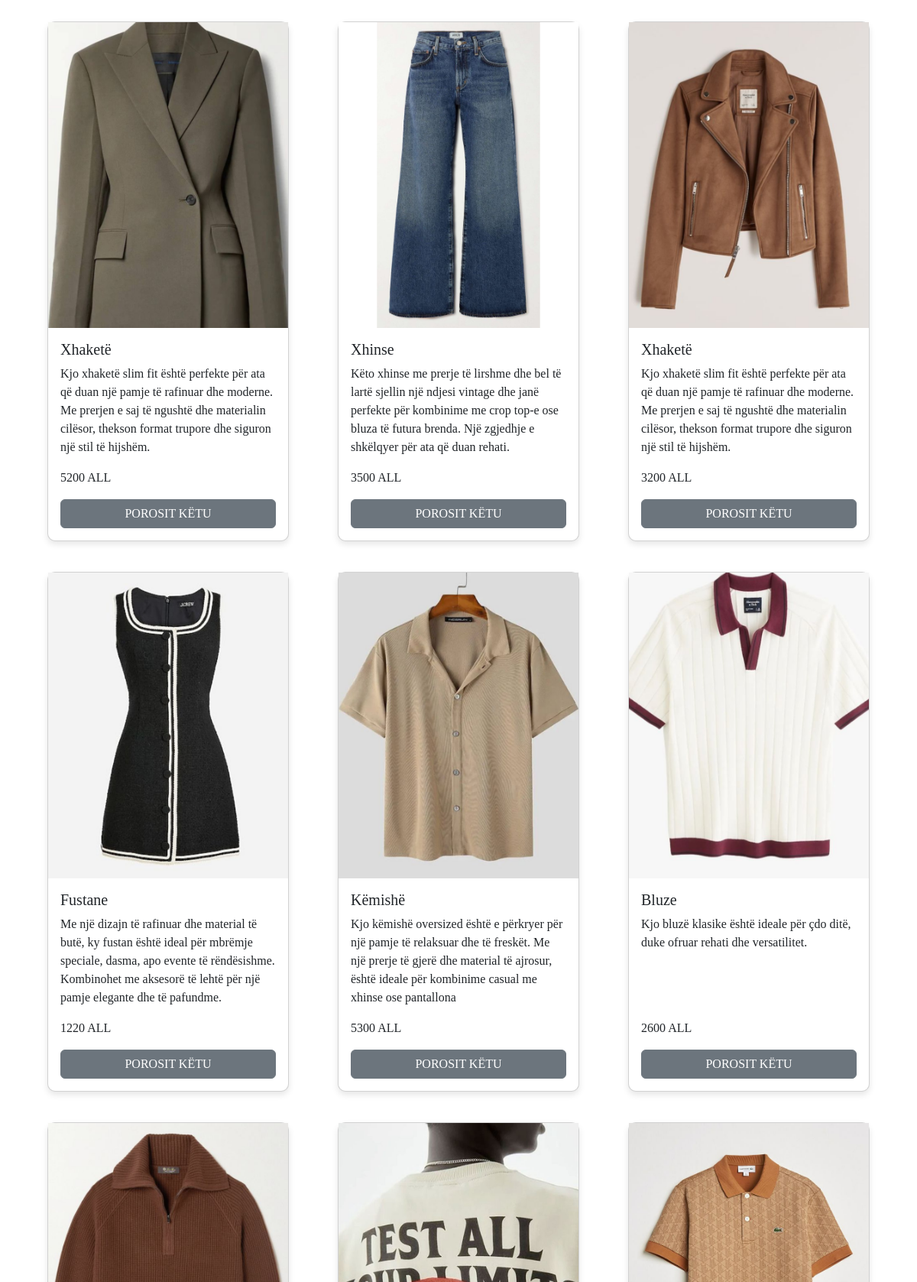
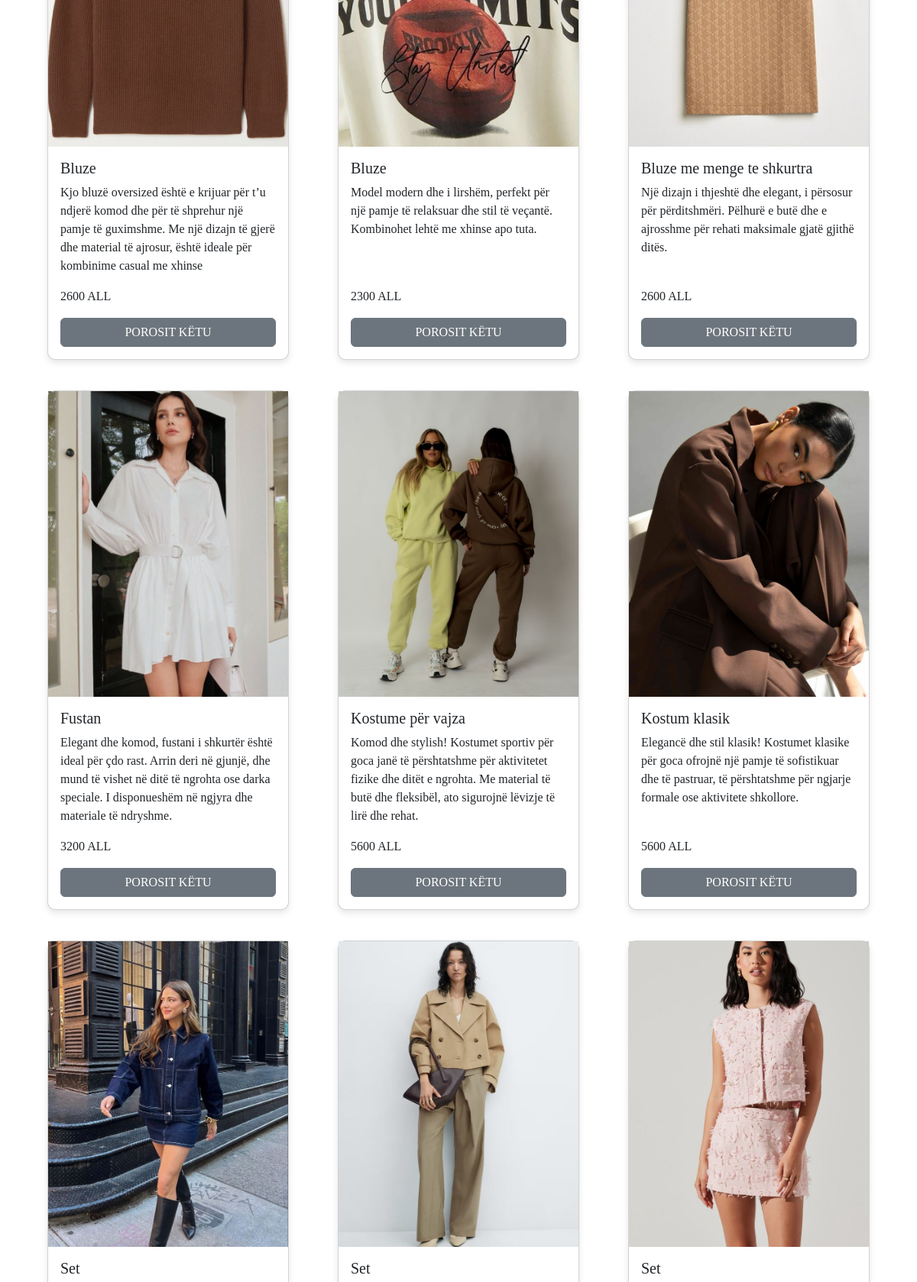
Page /item/1 (upper part) on the committed database (2 pictures, top to bottom).
### application/models.py (models this page shows, shortened)
class Product(models.Model):
    product_title = models.CharField(max_length=450,null=True, blank=True)
    product_image = models.ImageField(upload_to="product/", null=True, blank=True )
    product_price=models.DecimalField(max_digits=5,decimal_places=0,null=True, blank=True)
    product_quantity_int= models.IntegerField(null=True, blank=True)
    product_description = models.TextField(max_length=200,null=True, blank=True)
    product_category = models.ForeignKey(Category, on_delete=models.CASCADE, null=True, blank=True)
    product_trade = models.BooleanField(default=False)
    product_new = models.BooleanField(default=False)
    product_category = models.ForeignKey(Category, on_delete=models.CASCADE, null=True, blank=True)
    product_item = models.ForeignKey(Item, on_delete=models.CASCADE, null=True, blank=True)
    product_arrival = models.ForeignKey(Arrival, on_delete=models.CASCADE, null=True, blank=True)

### application/views.py (the view)
# urls.py: path("item/<int:id>", views.item, name="itempage"),
def item(request, id):
    items=Item.objects.get(pk=id)
    ndarja=Product.objects.filter(product_item=items)
    context={"items": items,"ndarja": ndarja}
    return render(request, 'item.html',context)

### application/templates/item.html (shortened to what this page needs)
<!DOCTYPE html>
{% extends 'index.html' %}
{% load static %}
{% block style %}
<link rel="stylesheet" href="{% static 'css/about.css' %}">
{% endblock %}
{% block content %}
<div class="container">
    <div class="row">
        {% for product in ndarja %}
        <div class="col-12 col-md-2 col-lg-4 d-flex">
          <div class="card flex-fill">
            <img src="{{product.product_image.url}}" class="img-fluid d-block" class="card-img-top" alt="..." style="width: 400px;height: 400px; object-fit: cover;">
            <div class="card-body d-flex flex-column justify-content-between">
              <div>
              <h5 class="card-title">{{product.product_title}}</h5>
              <p>{{product.product_description}}</p>
            </div>
            <div>
                <p>{{product.product_price}} ALL</p>
              <a href="{% url 'detailspage' product.pk %}" class="btn btn-secondary w-100">POROSIT KËTU</a>
            </div>
            </div>
          </div>
        </div>
        {% endfor %}
    </div>
</div>
{% endblock %}

### application/static/css/about.css (style rules this page uses)
* { margin: 0; padding: 0; box-sizing: border-box; }
body { line-height: 1.5; font-size: 1em; font-family: Georgia, 'Times New Roman', Times, serif; }

### application/templates/item.html (style rules this page uses)
.card { margin: 20px; border-radius: 10px; box-shadow: 0 4px 8px rgba(0, 0, 0, 0.1); }

### rows in the picture
Product: product_image (picture), product_title "Xhaketë", product_description "Kjo xhaketë slim fit është perfekte për ata që duan një pamje të rafinuar dhe moderne. Me prerjen e saj të ngushtë dhe materialin cilësor, thekson format trupore dhe siguron një stil të hijshëm.", product_price "5200"
Product: product_image (picture), product_title "Xhinse", product_description "Këto xhinse me prerje të lirshme dhe bel të lartë sjellin një ndjesi vintage dhe janë perfekte për kombinime me crop top-e ose bluza të futura brenda. Një zgjedhje e shkëlqyer për ata që duan rehati.", product_price "3500"
Product: product_image (picture), product_title "Xhaketë", product_description "Kjo xhaketë slim fit është perfekte për ata që duan një pamje të rafinuar dhe moderne. Me prerjen e saj të ngushtë dhe materialin cilësor, thekson format trupore dhe siguron një stil të hijshëm.", product_price "3200"
Product: product_image (picture), product_title "Fustane", product_description "Me një dizajn të rafinuar dhe material të butë, ky fustan është ideal për mbrëmje speciale, dasma, apo evente të rëndësishme. Kombinohet me aksesorë të lehtë për një pamje elegante dhe të pafundme.", product_price "1220"
Product: product_image (picture), product_title "Këmishë", product_description "Kjo këmishë oversized është e përkryer për një pamje të relaksuar dhe të freskët. Me një prerje të gjerë dhe material të ajrosur, është ideale për kombinime casual me xhinse ose pantallona", product_price "5300"
Product: product_image (picture), product_title "Bluze", product_description "Kjo bluzë klasike është ideale për çdo ditë, duke ofruar rehati dhe versatilitet.", product_price "2600"
Product: product_image (picture), product_title "Bluze", product_description "Kjo bluzë oversized është e krijuar për t’u ndjerë komod dhe për të shprehur një pamje të guximshme. Me një dizajn të gjerë dhe material të ajrosur, është ideale për kombinime casual me xhinse", product_price "2600"
Product: product_image (picture), product_title "Bluze", product_description "Model modern dhe i lirshëm, perfekt për një pamje të relaksuar dhe stil të veçantë. Kombinohet lehtë me xhinse apo tuta.", product_price "2300"
Product: product_image (picture), product_title "Bluze me menge te shkurtra", product_description "Një dizajn i thjeshtë dhe elegant, i përsosur për përditshmëri. Pëlhurë e butë dhe e ajrosshme për rehati maksimale gjatë gjithë ditës.", product_price "2600"
Product: product_image (picture), product_title "Fustan", product_description "Elegant dhe komod, fustani i shkurtër është ideal për çdo rast. Arrin deri në gjunjë, dhe mund të vishet në ditë të ngrohta ose darka speciale. I disponueshëm në ngjyra dhe materiale të ndryshme.", product_price "3200"
Product: product_image (picture), product_title "Kostume për vajza", product_description "Komod dhe stylish! Kostumet sportiv për goca janë të përshtatshme për aktivitetet fizike dhe ditët e ngrohta. Me material të butë dhe fleksibël, ato sigurojnë lëvizje të lirë dhe rehat.", product_price "5600"
Product: product_image (picture), product_title "Kostum klasik", product_description "Elegancë dhe stil klasik! Kostumet klasike për goca ofrojnë një pamje të sofistikuar dhe të pastruar, të përshtatshme për ngjarje formale ose aktivitete shkollore.", product_price "5600"
Product: product_image (picture), product_title "Set"
Product: product_image (picture), product_title "Set"
Product: product_image (picture), product_title "Set"
